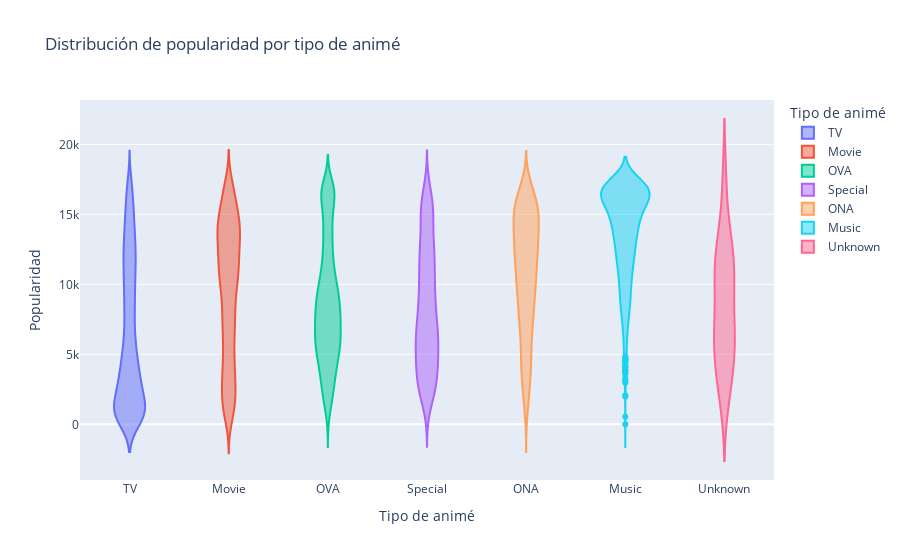

This figure's notebook cell:
### Code cell
# Gráfico de violín para popularidad por tipo
fig = px.violin(anime, x='Type', y='Popularity', 
                labels={'Type':'Tipo de animé', 'Popularity':'Popularidad'},
                title='Distribución de popularidad por tipo de animé',
                color='Type')

fig.show()

### Figure 1 — Plotly figure (JSON) as saved in the notebook; plotly's stock layout.template omitted (floating-point values rounded to 4 significant figures; data arrays with more than 128 entries replaced by an {"elided": "..."} marker saying what was removed)
{"data": [{"alignmentgroup": "True", "box": {"visible": false}, "hovertemplate": "Tipo de animé=%{x}<br>Popularidad=%{y}<extra></extra>", "legendgroup": "TV", "marker": {"color": "#636efa"}, "name": "TV", "offsetgroup": "TV", "orientation": "v", "scalegroup": "True", "showlegend": true, "type": "violin", "x": {"elided": "4996 str values"}, "x0": " ", "xaxis": "x", "y": {"elided": "4996 int values"}, "y0": " ", "yaxis": "y"}, {"alignmentgroup": "True", "box": {"visible": false}, "hovertemplate": "Tipo de animé=%{x}<br>Popularidad=%{y}<extra></extra>", "legendgroup": "Movie", "marker": {"color": "#EF553B"}, "name": "Movie", "offsetgroup": "Movie", "orientation": "v", "scalegroup": "True", "showlegend": true, "type": "violin", "x": {"elided": "3041 str values"}, "x0": " ", "xaxis": "x", "y": {"elided": "3041 int values"}, "y0": " ", "yaxis": "y"}, {"alignmentgroup": "True", "box": {"visible": false}, "hovertemplate": "Tipo de animé=%{x}<br>Popularidad=%{y}<extra></extra>", "legendgroup": "OVA", "marker": {"color": "#00cc96"}, "name": "OVA", "offsetgroup": "OVA", "orientation": "v", "scalegroup": "True", "showlegend": true, "type": "violin", "x": {"elided": "3894 str values"}, "x0": " ", "xaxis": "x", "y": {"elided": "3894 int values"}, "y0": " ", "yaxis": "y"}, {"alignmentgroup": "True", "box": {"visible": false}, "hovertemplate": "Tipo de animé=%{x}<br>Popularidad=%{y}<extra></extra>", "legendgroup": "Special", "marker": {"color": "#ab63fa"}, "name": "Special", "offsetgroup": "Special", "orientation": "v", "scalegroup": "True", "showlegend": true, "type": "violin", "x": {"elided": "2218 str values"}, "x0": " ", "xaxis": "x", "y": {"elided": "2218 int values"}, "y0": " ", "yaxis": "y"}, {"alignmentgroup": "True", "box": {"visible": false}, "hovertemplate": "Tipo de animé=%{x}<br>Popularidad=%{y}<extra></extra>", "legendgroup": "ONA", "marker": {"color": "#FFA15A"}, "name": "ONA", "offsetgroup": "ONA", "orientation": "v", "scalegroup": "True", "showlegend": true, "type": "violin", "x": {"elided": "1907 str values"}, "x0": " ", "xaxis": "x", "y": {"elided": "1907 int values"}, "y0": " ", "yaxis": "y"}, {"alignmentgroup": "True", "box": {"visible": false}, "hovertemplate": "Tipo de animé=%{x}<br>Popularidad=%{y}<extra></extra>", "legendgroup": "Music", "marker": {"color": "#19d3f3"}, "name": "Music", "offsetgroup": "Music", "orientation": "v", "scalegroup": "True", "showlegend": true, "type": "violin", "x": {"elided": "1469 str values"}, "x0": " ", "xaxis": "x", "y": {"elided": "1469 int values"}, "y0": " ", "yaxis": "y"}, {"alignmentgroup": "True", "box": {"visible": false}, "hovertemplate": "Tipo de animé=%{x}<br>Popularidad=%{y}<extra></extra>", "legendgroup": "Unknown", "marker": {"color": "#FF6692"}, "name": "Unknown", "offsetgroup": "Unknown", "orientation": "v", "scalegroup": "True", "showlegend": true, "type": "violin", "x": ["Unknown", "Unknown", "Unknown", "Unknown", "Unknown", "Unknown", "Unknown", "Unknown", "Unknown", "Unknown", "Unknown", "Unknown", "Unknown", "Unknown", "Unknown", "Unknown", "Unknown", "Unknown", "Unknown", "Unknown", "Unknown", "Unknown", "Unknown", "Unknown", "Unknown", "Unknown", "Unknown", "Unknown", "Unknown", "Unknown", "Unknown", "Unknown", "Unknown", "Unknown", "Unknown", "Unknown", "Unknown"], "x0": " ", "xaxis": "x", "y": [10238, 5045, 2865, 2833, 6095, 6206, 7701, 7916, 5067, 10857, 7962, 10415, 13231, 4396, 13836, 4652, 11969, 1662, 1986, 3511, 5798, 6169, 6493, 12472, 11526, 7456, 6456, 3748, 9318, 10739, 10567, 12311, 11030, 17526, 17530, 11443, 14015], "y0": " ", "yaxis": "y"}], "layout": {"legend": {"title": {"text": "Tipo de animé"}, "tracegroupgap": 0}, "title": {"text": "Distribución de popularidad por tipo de animé"}, "violinmode": "overlay", "xaxis": {"anchor": "y", "categoryarray": ["TV", "Movie", "OVA", "Special", "ONA", "Music", "Unknown"], "categoryorder": "array", "domain": [0, 1], "title": {"text": "Tipo de animé"}}, "yaxis": {"anchor": "x", "domain": [0, 1], "title": {"text": "Popularidad"}}}}
